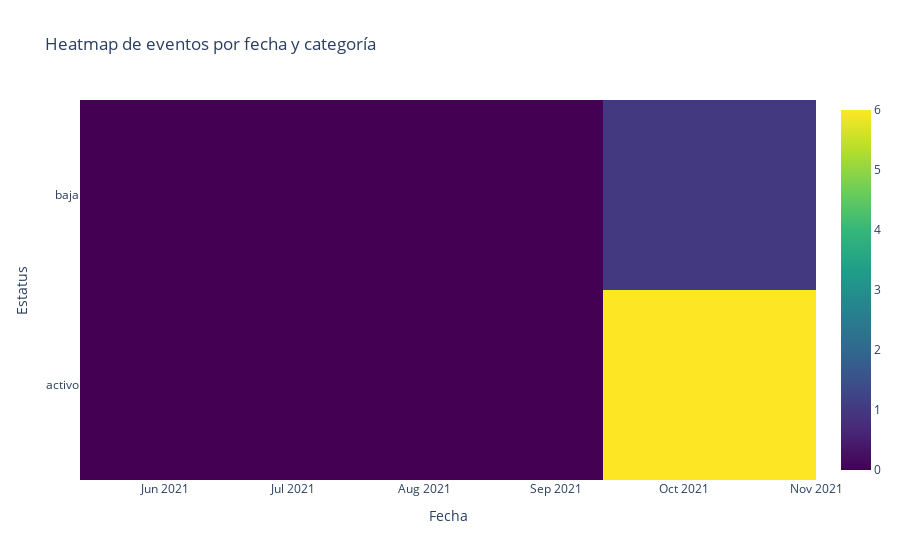

This figure's notebook cell:
### Code cell
# Asegúrate de que la fecha esté en el formato datetime
df['FECHA ULTIMO REGISTRO'] = pd.to_datetime(df['FECHA ULTIMO REGISTRO'])

# Crear una tabla pivote que cuente los valores de 'Estatus' por 'FECHA ULTIMO REGISTRO'
heatmap_data = df.groupby(['FECHA ULTIMO REGISTRO', 'Estatus']).size().unstack(fill_value=0)

# Crear el heatmap usando la tabla pivote
fig = go.Figure(data=go.Heatmap(
    z=heatmap_data.values,  # Los valores de cuenta
    x=heatmap_data.index,   # Las fechas como eje X
    y=heatmap_data.columns, # Las categorías de 'Estatus' como eje Y
    colorscale='Viridis'
))

# Personalizar el layout
fig.update_layout(
    title='Heatmap de eventos por fecha y categoría',
    xaxis_title='Fecha',
    yaxis_title='Estatus'
)

# Mostrar el gráfico
fig.show()

### Figure 1 — Plotly figure (JSON) as saved in the notebook; plotly's stock layout.template omitted (floating-point values rounded to 4 significant figures; data arrays with more than 128 entries replaced by an {"elided": "..."} marker saying what was removed)
{"data": [{"colorscale": [[0, "#440154"], [0.1111, "#482878"], [0.2222, "#3e4989"], [0.3333, "#31688e"], [0.4444, "#26828e"], [0.5556, "#1f9e89"], [0.6667, "#35b779"], [0.7778, "#6ece58"], [0.8889, "#b5de2b"], [1, "#fde725"]], "type": "heatmap", "x": {"elided": "250 str values"}, "y": ["activo", "baja"], "z": {"elided": "250x2 int values"}}], "layout": {"title": {"text": "Heatmap de eventos por fecha y categoría"}, "xaxis": {"title": {"text": "Fecha"}}, "yaxis": {"title": {"text": "Estatus"}}}}
